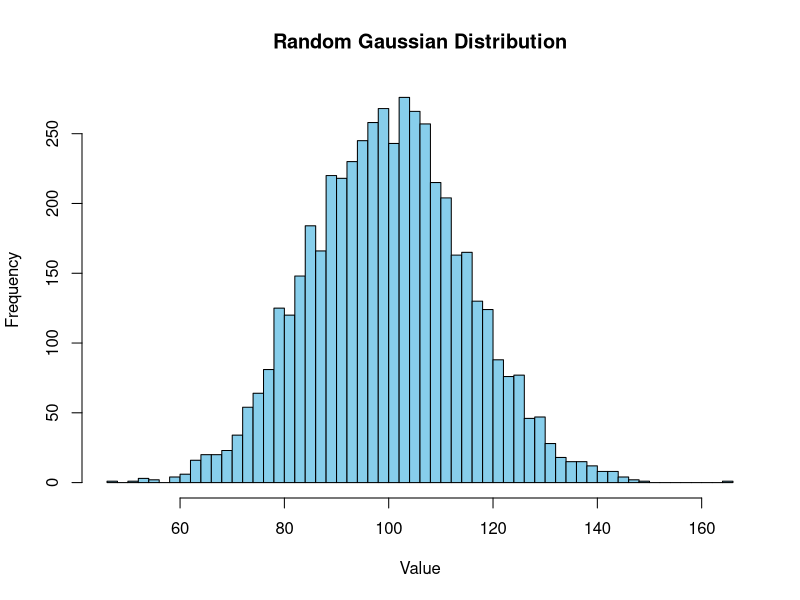
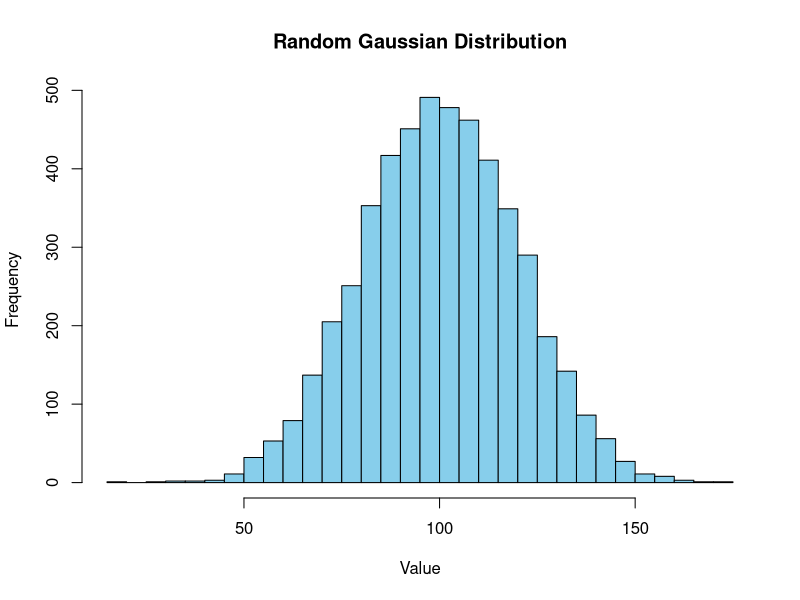
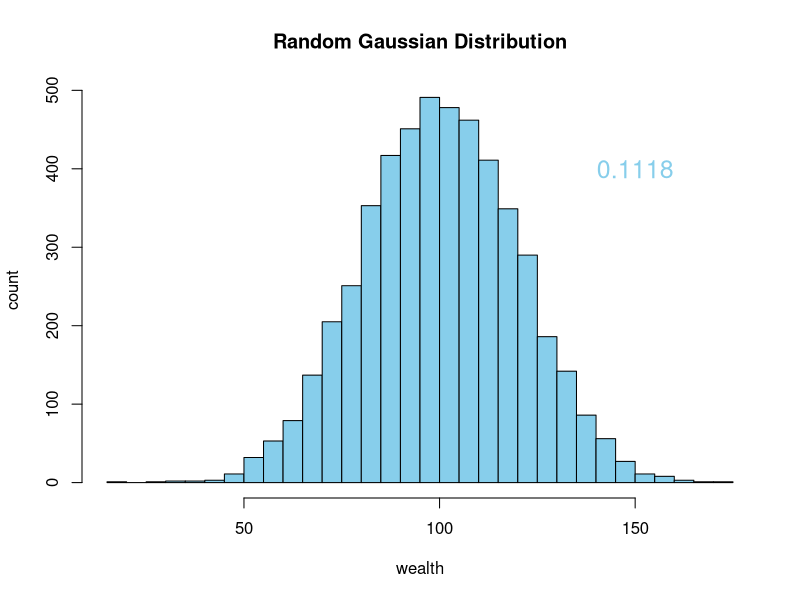
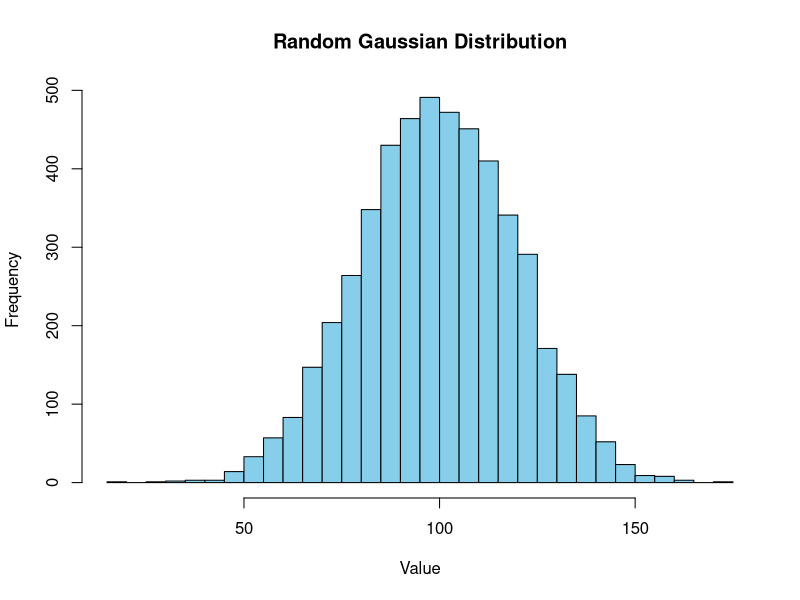
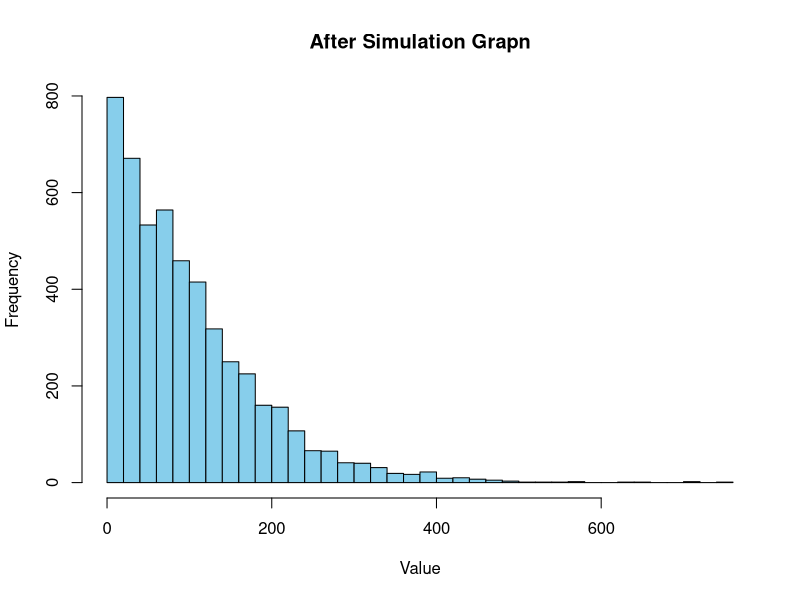

Here is the R script that generated these plots, in order:
## ---- chunk 1
N  <- 5000 # Population
MU <- 100. # Mean of the Population
std_dev <- 15 # Standard deviation

population <- rnorm(N, mean = MU, sd = std_dev)

hist(population, breaks = 50, main = "Random Gaussian Distribution", xlab = "Value", col = "skyblue")
## ---- chunk 2
gini <- function(y) {
  # Sort the population
  y <- sort(y)
  
  # Number of elements
  n <- length(y)
  
  # Calculate the Gini coefficient
  numer <- 2 * sum((1:n) * y)
  denom <- n * sum(y)
  
  # Return the Gini coefficient
  return((numer / denom) - (n + 1) / n)
}
## ---- chunk 3
gini(population)
## ---- chunk 4
population1 <- rnorm(N, mean = MU, sd = std_dev)
population2 <- rnorm(N, mean = MU, sd = std_dev)
population3 <- rnorm(N, mean = MU, sd = std_dev)
population4 <- rnorm(N, mean = MU, sd = std_dev)
population5 <- rnorm(N, mean = MU, sd = std_dev)

gini(population1)
gini(population2)
gini(population3)
gini(population4)
gini(population5)
## ---- chunk 5
N  <- 5000 # Population
MU <- 100. # Mean of the Population
std_dev2 <- MU/5 # Standard deviation

population <- rnorm(N, mean = MU, sd = std_dev2)

hist(population, breaks = 50, main = "Random Gaussian Distribution", xlab = "Value", col = "skyblue")
## ---- chunk 6
gini(population)
## ---- chunk 7
population1 <- rnorm(N, mean = MU, sd = std_dev2)
population2 <- rnorm(N, mean = MU, sd = std_dev2)
population3 <- rnorm(N, mean = MU, sd = std_dev2)
population4 <- rnorm(N, mean = MU, sd = std_dev2)
population5 <- rnorm(N, mean = MU, sd = std_dev2)

gini(population1)
gini(population2)
gini(population3)
gini(population4)
gini(population5)
## ---- chunk 8
hist(population, breaks = 50, main = "Random Gaussian Distribution", xlab = "wealth", ylab = "count", col = "skyblue")
gini_text <- round(gini(population),4)
text(x = 150, y = 400, labels = paste(gini_text), col = "skyblue", cex = 1.5)
## ---- chunk 9
random_split <- function(x,y) {
  # Sum them up
  pot <- x+y
  #how to share
  part1 <- runif(1, min=0, max=pot)
  #calcutlating the  split 
  part2 <- pot - part1
  # Return the Gini coefficient
  return(c(part1, part2))
}
## ---- chunk 10
random_split(30,70)

## ---- chunk 11
random_split <- function(x,y) {
  # Sum them up
  pot <- x+y
  
  #how to share
  part1 <- sample(0:pot, 1)
  
  #calcutlating the  split 
  part2 <- pot - part1
  
  # Return the Gini coefficient
  return(c(part1, part2))
}
random_split(70,30)
## ---- chunk 12
anyone <- function(x){
  sample(0:N, 2)
}

anyone(N) 
## ---- chunk 13
"simulate <- function(N, repetitions){
  history <- list()
  #so that the first entry is the population we started with
  history[[1]] <- N
  
  for (t in 1:repetitions){
    selected_people <- anyone(N)
    #getting the people for trading
    person1 <- selected_people[1]
    person2 <- selected_people[2]
    #getting them the amount what they traded
    new_wealth <- random_split(person1, person2)
    #Updating their money
    N[N == person1] <- new_wealth[1]
    N[N == person2] <- new_wealth[2]
    #Record the current state of the population
    history[[t+1]] <- population
  }
  
  return(history)
}

repetitions <-1

simulate(population, repetitions)"

## ---- chunk 14

selected_people <- anyone(round_population)
    #getting the people for trading
    person1 <- selected_people[1]
    person2 <- selected_people[2]
    
person1
person2

random_split(person1, person2)

## ---- chunk 15
round_population <- round(population)

hist(round_population, breaks = 50, main = "Random Gaussian Distribution", xlab = "Value", col = "skyblue")
## ---- chunk 16
person1
person2
## ---- chunk 17

selected_people <- anyone(round_population)
#getting the people for trading
person1 <- selected_people[1]
person2 <- selected_people[2]
person1
person2
    #getting them the amount what they traded
new_wealth <- random_split(person1, person2)
    #Updating their money
round_population[round_population == person1] <- new_wealth[1]
round_population[round_population == person2] <- new_wealth[2]
person1
person2
    #Record the current state of the population
    #history[[t+1]] <- round_population
  #}
  


#simulate(round_population, repetitions)
## ---- chunk 18

N  <- 5000 # Population.
MU <- 100 # Mean of the Population
std_dev <- MU/5 # Standard deviation

population <- rnorm(N, mean = MU, sd = std_dev)
round_population <- round(population)


anyone <- function(round_population){
  sample(1:length(round_population), 2)
}

random_split <- function(x,y) {
  # Sum them up
  pot <- x+y
  #how to share
  part1 <- sample(0:pot, 1)
  #calcutlating the  split 
  part2 <- pot - part1
  # Return the Gini coefficient
  return(c(part1, part2))
}

simulation <- function(round_population,repetitions) {
  for (i in 1:repetitions) {
      selected_people <- anyone(round_population)
      #getting the people for trading
      person1 <- round_population[selected_people[1]]
      person2 <- round_population[selected_people[2]]
      #making the new wealth distribution between those two
      new_wealth <- random_split(person1, person2)
      #overwriting the old bank statement with the new one
      round_population[selected_people[1]] <- new_wealth[1]
      round_population[selected_people[2]] <- new_wealth[2]
      
  }
  return(round_population)
}

repetitions <- 10000

final_population <- simulation(round_population, repetitions)

hist(final_population, breaks = 50, main = "After Simulation Grapn", xlab = "Value", col = "skyblue")

